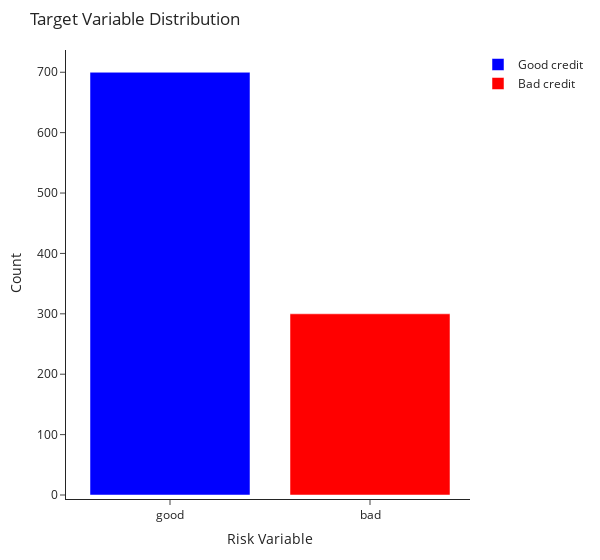

The cell this chart's notebook holds for it:
### Markdown cell above
# Data Visualisation

### Code cell
trace0 = go.Bar(
    x = df_credit[df_credit["Risk"]== 'good']["Risk"].value_counts().index.values,
    y = df_credit[df_credit["Risk"]== 'good']["Risk"].value_counts().values,
    name='Good credit',
    marker=dict(color='blue')
)

trace1 = go.Bar(
    x = df_credit[df_credit["Risk"]== 'bad']["Risk"].value_counts().index.values,
    y = df_credit[df_credit["Risk"]== 'bad']["Risk"].value_counts().values,
    name='Bad credit',
    marker=dict(color='red')
)

data = [trace0, trace1]

layout = go.Layout(
    title='Target Variable Distribution',
    width=600,
    margin=dict(l=50, r=50, b=50, t=50, pad=4),
    yaxis=dict(title='Count'),
    xaxis=dict(title='Risk Variable'),
    template="simple_white"
)

fig = go.Figure(data=data, layout=layout)
fig.show()

### Figure 1 — Plotly figure (JSON) as saved in the notebook; plotly's stock layout.template omitted (floating-point values rounded to 4 significant figures)
{"data": [{"marker": {"color": "blue"}, "name": "Good credit", "type": "bar", "x": ["good"], "y": [700]}, {"marker": {"color": "red"}, "name": "Bad credit", "type": "bar", "x": ["bad"], "y": [300]}], "layout": {"margin": {"b": 50, "l": 50, "pad": 4, "r": 50, "t": 50}, "title": {"text": "Target Variable Distribution"}, "width": 600, "xaxis": {"title": {"text": "Risk Variable"}}, "yaxis": {"title": {"text": "Count"}}}}
